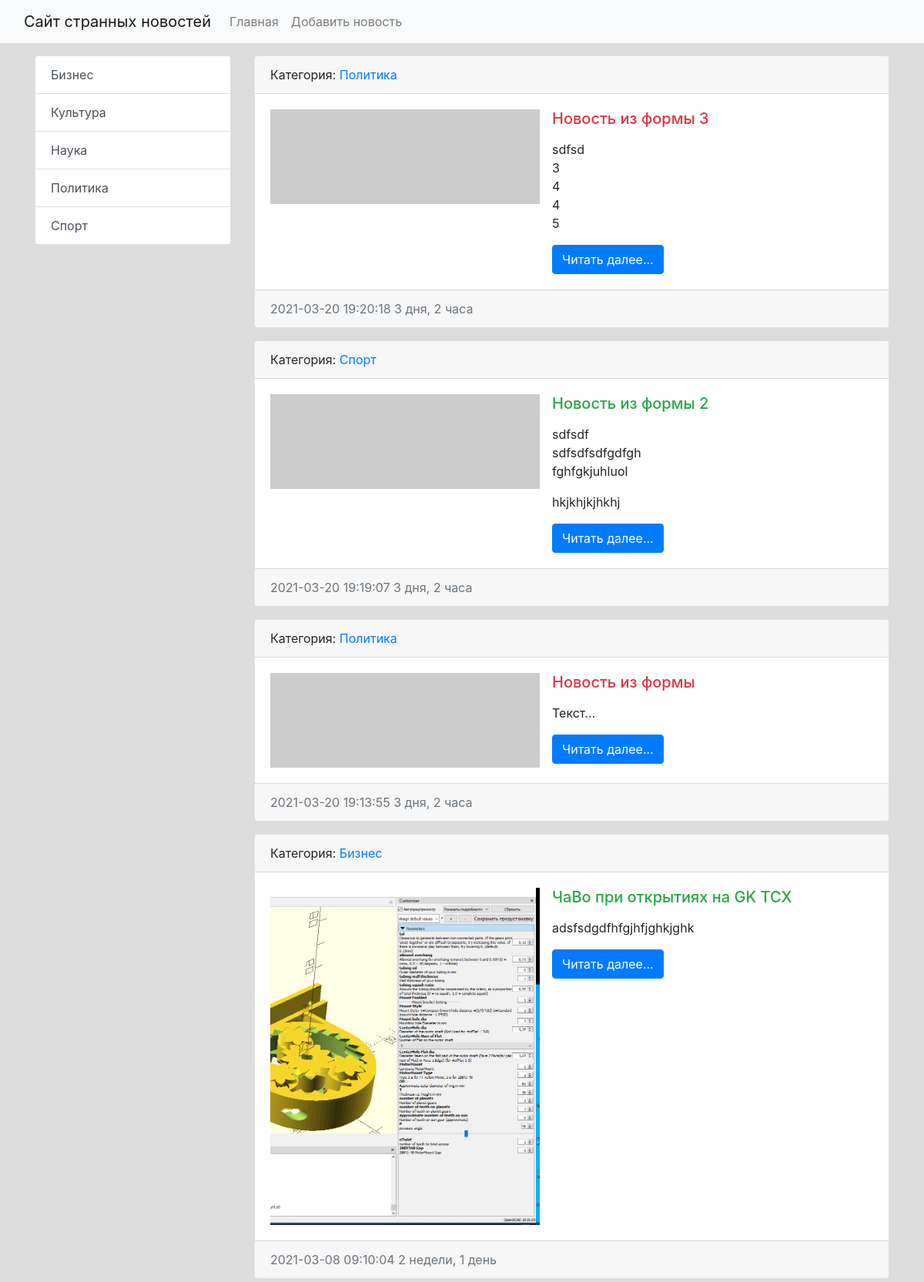
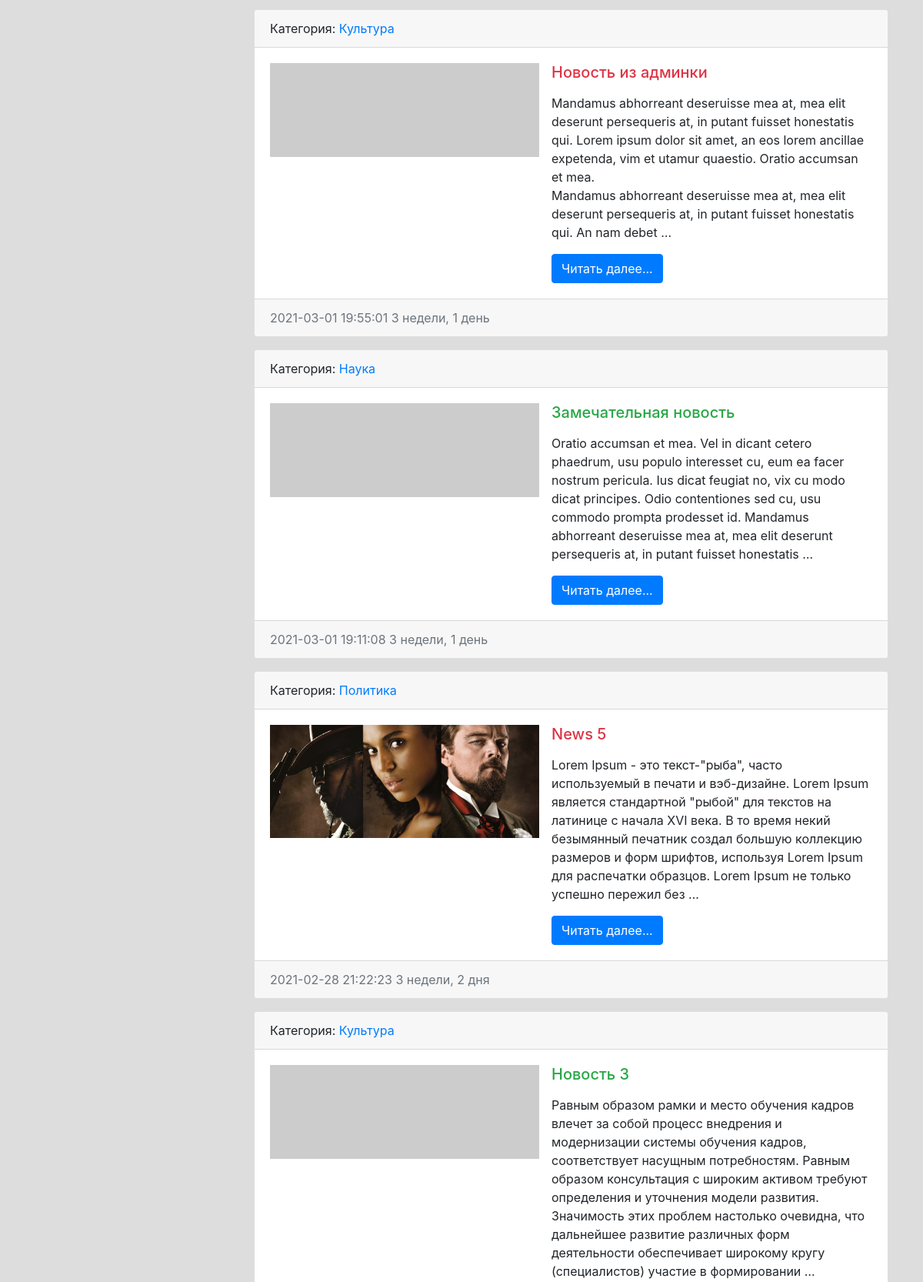
Before: / (upper part) with the older database file (2 pictures, top to bottom).
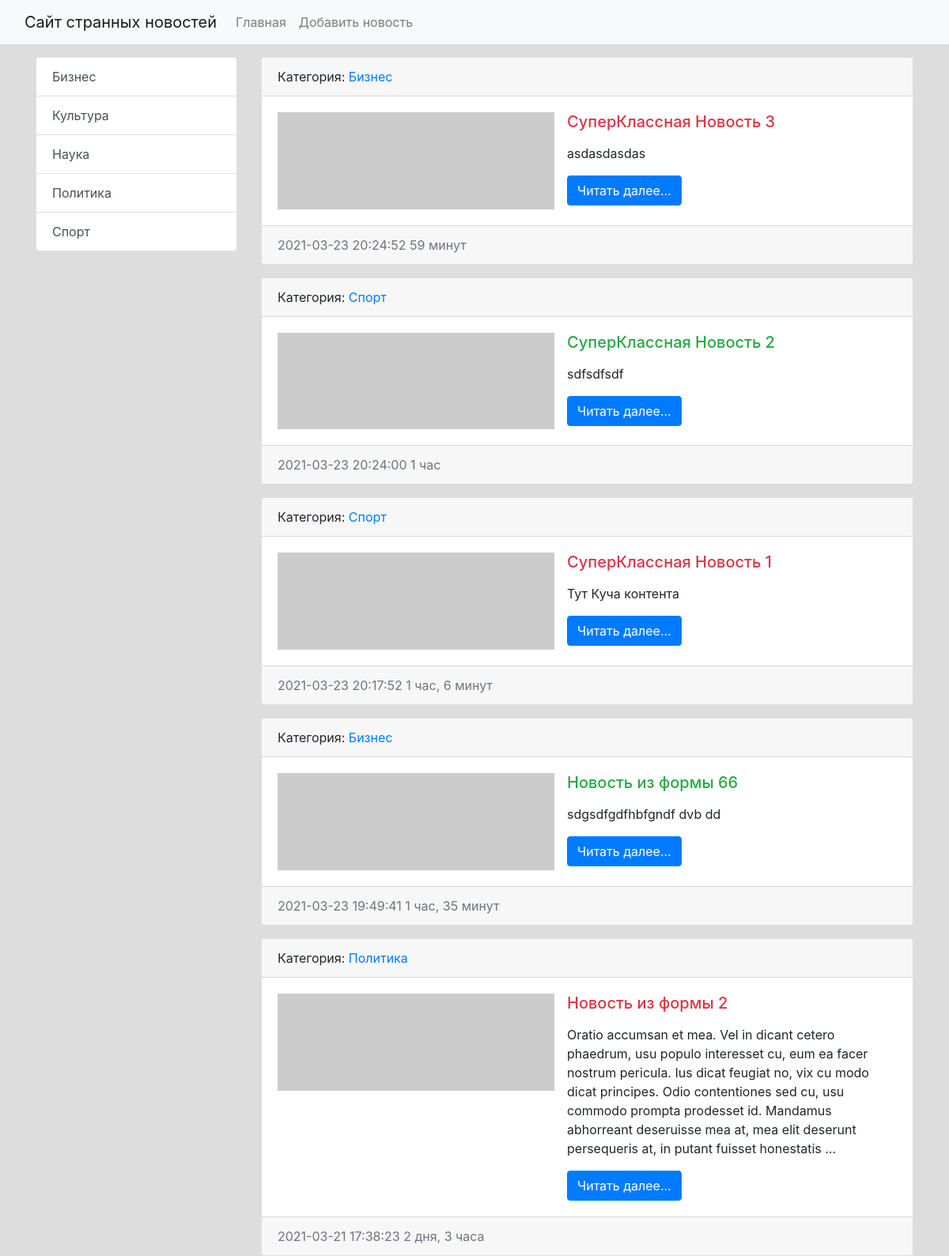
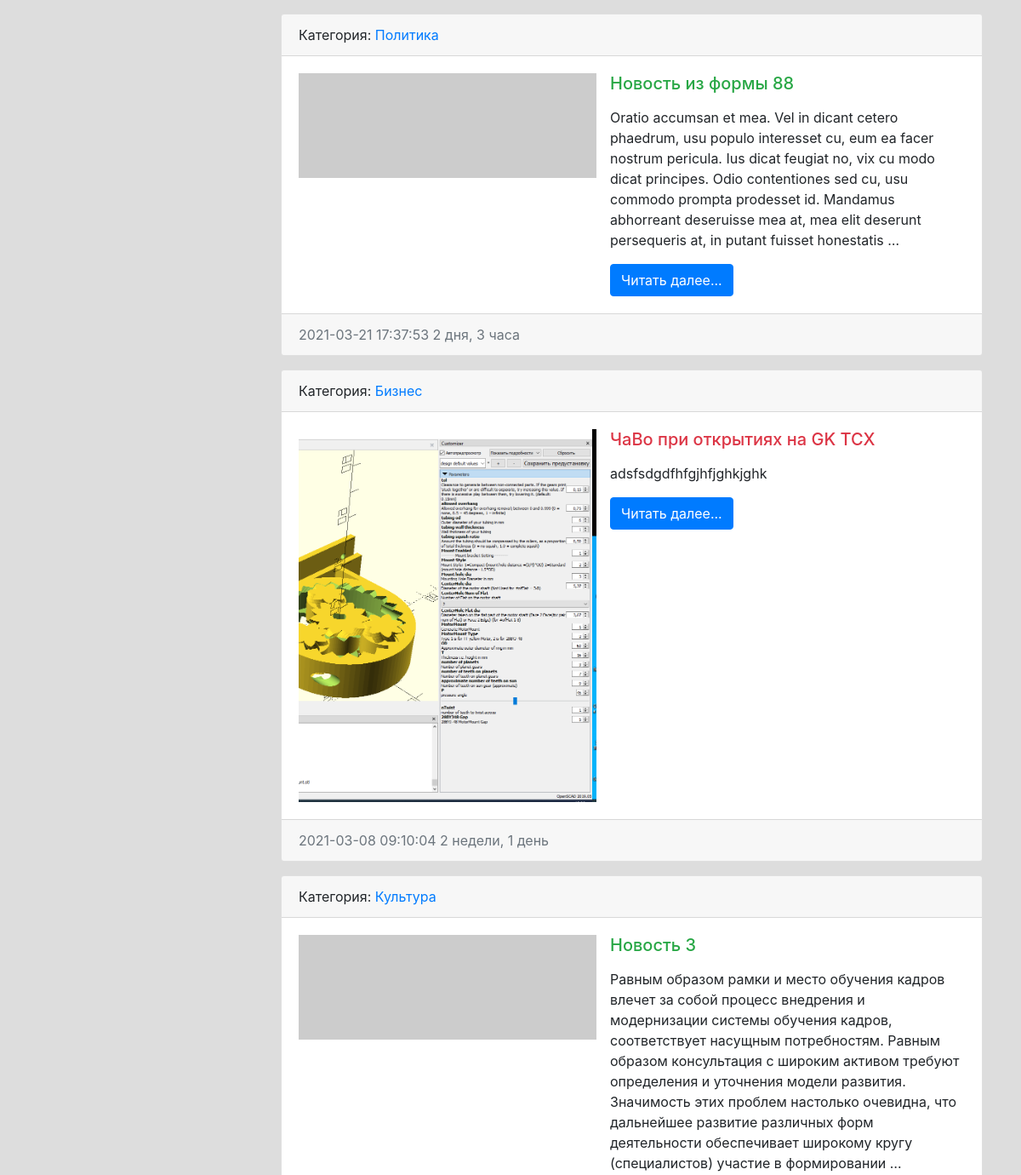
After: the same page with the newer database file (2 pictures, top to bottom).
### news/models.py (models this page shows, shortened)
class Category(models.Model):
    title = models.CharField(max_length=150, db_index=True, verbose_name='Наименование категории')
    def get_absolute_url(self):
        return reverse('category', kwargs={"category_id": self.pk})
    def __str__(self):
        return self.title
    class Meta:
        verbose_name = 'Категория'
        verbose_name_plural = 'Категории'
        ordering = ['title']

class News(models.Model):
    title = models.CharField(max_length=150, verbose_name='Наименование')
    content = models.TextField(blank=True, verbose_name='Контент')
    created_at = models.DateTimeField(auto_now_add=True, verbose_name='Дата публикации')
    updated_at = models.DateTimeField(auto_now=True, verbose_name='Обновлено')
    photo = models.ImageField(upload_to='photos/%Y/%m/%d/', verbose_name='Фото', blank=True)
    is_published = models.BooleanField(default=True, verbose_name='Опубликовано')
    category = models.ForeignKey('Category', on_delete=models.PROTECT, verbose_name='Категория')
    def get_absolute_url(self):
        return reverse('view_news', kwargs={"pk": self.pk})
    class Meta:
        verbose_name = 'Новость'
        verbose_name_plural = 'Новости'
        ordering = ['-created_at']

### news/views.py (the view)
# urls.py: path('', HomeNews.as_view(), name='home'),
class HomeNews(ListView):
    model = News
    template_name = 'news/home_news_list.html'
    context_object_name = 'news'
    def get_context_data(self, *, object_list=None, **kwargs):
        context = super().get_context_data(**kwargs)
        context['title'] = 'Главная страница'
        return context
    def get_queryset(self):
        return News.objects.filter(is_published=True)

### news/templatetags/news_tags.py (called while the page is built)
@register.inclusion_tag('news/list_categories.html')
def show_categories(arg1='Hello', arg2='world'):
    categories = Category.objects.all()
    return {"categories": categories, "arg1": arg1, "arg2": arg2}

### news/templates/news/home_news_list.html (shortened to what this page needs)
{% extends 'base.html' %}
{% block sidebar %}
{% include 'inc/_sidebar.html' %}
{% endblock %}
{% block content %}
{% for item in news %}
<div class="card mb-3">
    <div class="card-header">
        Категория: <a href="{{ item.category.get_absolute_url }}">{{ item.category }}</a>
    </div>
    <div class="card-body">
        <div class="media">
            {% if item.photo %}
            <img src="{{ item.photo.url }}" alt="" width="350" class="float-left mr-3">
            {% else %}
            <img src="https://picsum.photos/id/998/350/235/?blur=2" width="350" alt="" class="float-left mr-3">
            {% endif %}
            <div class="media-body">
                <h5 class="card-title {% cycle 'text-danger' 'text-success' %}">{{ item.title }}</h5>
                <p class="card-text">{{ item.content|linebreaks|truncatewords:50 }}</p>
                <a href="{{ item.get_absolute_url }}" class="btn btn-primary">Читать далее...</a>
            </div>
        </div>
    </div>
    <div class="card-footer text-muted">
        {{ item.created_at|date:"Y-m-d H:i:s" }}
        {{ item.created_at|timesince }}
    </div>
</div>
{% endfor %}
{% endblock %}

### news/templates/news/list_categories.html
<div class="list-group">
    {% for item in categories %}
    <a href="{{ item.get_absolute_url }}" class="list-group-item list-group-item-action">{{item.title}}</a>
    {% endfor %}
</div>

Changed rows visible on the page:
no longer on this page (row edited): News: category "Политика", title "Новость из формы 3", content "sdfsd 3 4 4 5", created_at "2021-03-20 19:20:18", created_at "3 дня, 2 часа"
no longer on this page (row edited): News: category "Спорт", title "Новость из формы 2", content "sdfsdf sdfsdfsdfgdfgh fghfgkjuhluol hkjkhjkjhkhj", created_at "2021-03-20 19:19:07", created_at "3 дня, 2 часа"
no longer on this page (row edited): News: category "Политика", title "Новость из формы", content "Текст...", created_at "2021-03-20 19:13:55", created_at "3 дня, 2 часа"
no longer on this page (row edited): News: category "Культура", title "Новость из админки", content "Mandamus abhorreant deseruisse mea at, mea elit deserunt persequeris at, in putant fuisset honestatis qui. Lorem ipsum dolor sit amet, an eos lorem ancillae expetenda, vim et utamur quaestio. Oratio accumsan et mea. Mandamus abhorreant deseruisse mea at, mea elit deserunt persequeris at, in putant fuisset honestatis qui. An nam debet …", created_at "2021-03-01 19:55:01", created_at "3 недели, 1 день"
no longer on this page (row edited): News: category "Наука", title "Замечательная новость", content "Oratio accumsan et mea. Vel in dicant cetero phaedrum, usu populo interesset cu, eum ea facer nostrum pericula. Ius dicat feugiat no, vix cu modo dicat principes. Odio contentiones sed cu, usu commodo prompta prodesset id. Mandamus abhorreant deseruisse mea at, mea elit deserunt persequeris at, in putant fuisset honestatis …", created_at "2021-03-01 19:11:08", created_at "3 недели, 1 день"
no longer on this page (row edited): News: category "Политика", photo (picture), title "News 5", content "Lorem Ipsum - это текст-\"рыба\", часто используемый в печати и вэб-дизайне. Lorem Ipsum является стандартной \"рыбой\" для текстов на латинице с начала XVI века. В то время некий безымянный печатник создал большую коллекцию размеров и форм шрифтов, используя Lorem Ipsum для распечатки образцов. Lorem Ipsum не только успешно пережил без …", created_at "2021-02-28 21:22:23", created_at "3 недели, 2 дня"
added News: category "Бизнес", title "СуперКлассная Новость 3", content "asdasdasdas", created_at "2021-03-23 20:24:52", created_at "59 минут"
added News: category "Спорт", title "СуперКлассная Новость 2", content "sdfsdfsdf", created_at "2021-03-23 20:24:00", created_at "1 час"
added News: category "Спорт", title "СуперКлассная Новость 1", content "Тут Куча контента", created_at "2021-03-23 20:17:52", created_at "1 час, 6 минут"
added News: category "Бизнес", title "Новость из формы 66", content "sdgsdfgdfhbfgndf dvb dd", created_at "2021-03-23 19:49:41", created_at "1 час, 35 минут"
added News: category "Политика", title "Новость из формы 2", content "Oratio accumsan et mea. Vel in dicant cetero phaedrum, usu populo interesset cu, eum ea facer nostrum pericula. Ius dicat feugiat no, vix cu modo dicat principes. Odio contentiones sed cu, usu commodo prompta prodesset id. Mandamus abhorreant deseruisse mea at, mea elit deserunt persequeris at, in putant fuisset honestatis …", created_at "2021-03-21 17:38:23", created_at "2 дня, 3 часа"
added News: category "Политика", title "Новость из формы 88", content "Oratio accumsan et mea. Vel in dicant cetero phaedrum, usu populo interesset cu, eum ea facer nostrum pericula. Ius dicat feugiat no, vix cu modo dicat principes. Odio contentiones sed cu, usu commodo prompta prodesset id. Mandamus abhorreant deseruisse mea at, mea elit deserunt persequeris at, in putant fuisset honestatis …", created_at "2021-03-21 17:37:53", created_at "2 дня, 3 часа"
